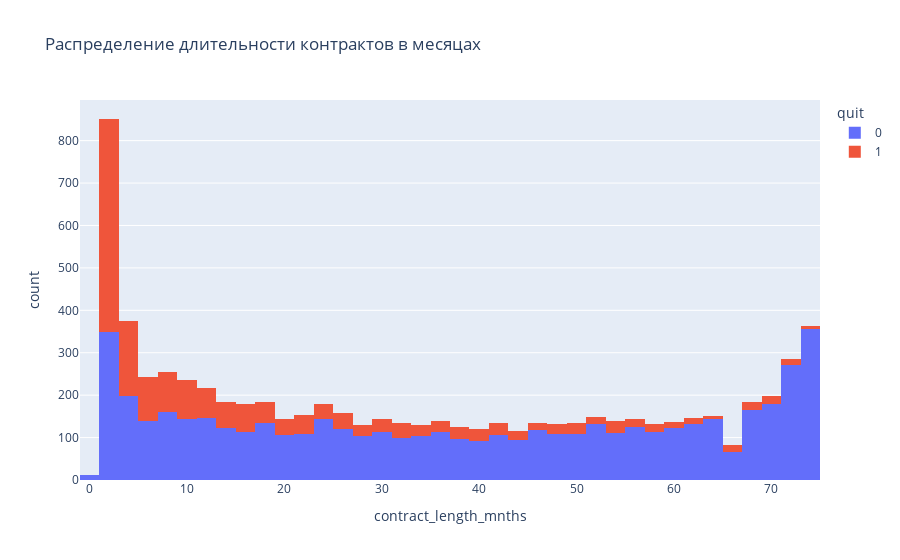

Notebook code for this chart:
### Markdown cell above
Выбросов нет, большая часть клиентов приносит до 4 тыс рублей, а медианный доход около 1400 руб

### Code cell
fig = px.histogram(contracts, x='contract_length_mnths', color ='quit', title='Распределение длительности контрактов в месяцах')
fig.show()

### Figure 1 — Plotly figure (JSON) as saved in the notebook; plotly's stock layout.template omitted (floating-point values rounded to 4 significant figures; data arrays with more than 128 entries replaced by an {"elided": "..."} marker saying what was removed)
{"data": [{"alignmentgroup": "True", "bingroup": "x", "hovertemplate": "quit=0<br>contract_length_mnths=%{x}<br>count=%{y}<extra></extra>", "legendgroup": "0", "marker": {"color": "#636efa", "pattern": {"shape": ""}}, "name": "0", "offsetgroup": "0", "orientation": "v", "showlegend": true, "type": "histogram", "x": {"elided": "5174 float values"}, "xaxis": "x", "yaxis": "y"}, {"alignmentgroup": "True", "bingroup": "x", "hovertemplate": "quit=1<br>contract_length_mnths=%{x}<br>count=%{y}<extra></extra>", "legendgroup": "1", "marker": {"color": "#EF553B", "pattern": {"shape": ""}}, "name": "1", "offsetgroup": "1", "orientation": "v", "showlegend": true, "type": "histogram", "x": {"elided": "1869 float values"}, "xaxis": "x", "yaxis": "y"}], "layout": {"barmode": "relative", "legend": {"title": {"text": "quit"}, "tracegroupgap": 0}, "title": {"text": "Распределение длительности контрактов в месяцах"}, "xaxis": {"anchor": "y", "domain": [0, 1], "title": {"text": "contract_length_mnths"}}, "yaxis": {"anchor": "x", "domain": [0, 1], "title": {"text": "count"}}}}
